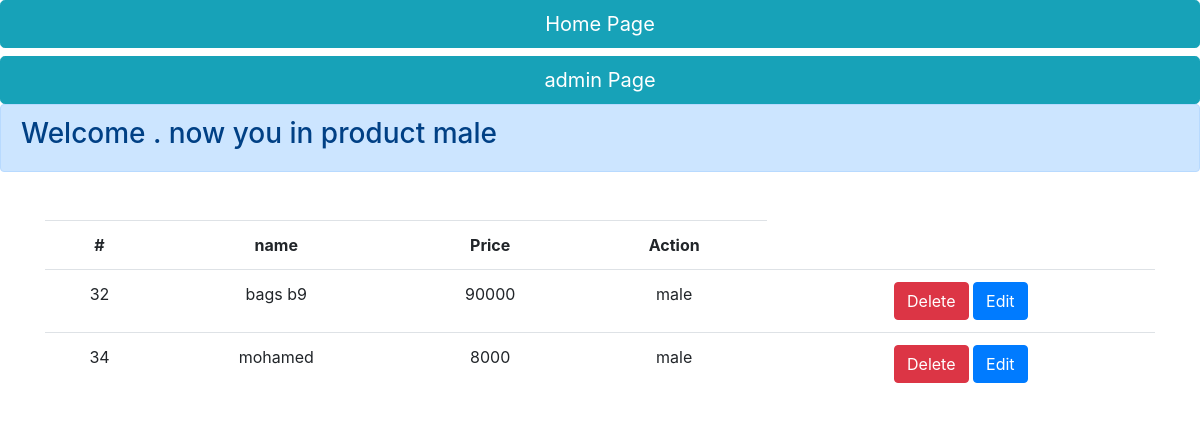
/adminpages/prodmale.php, run on the app's committed database.
### tables this page shows
CREATE TABLE `products` (
  `id` int(11) NOT NULL,
  `name` varchar(255) NOT NULL,
  `img` varchar(20000) NOT NULL,
  `desc` varchar(20000) NOT NULL,
  `price` int(11) NOT NULL,
  `category` varchar(255) NOT NULL
);

### adminpages/prodmale.php (the view, shortened to what this page needs)
<?php
include_once('../configDatabase.php');
$select = "SELECT * FROM `products`  WHERE category='male' ";
$r = mysqli_query($conn, $select);
?>
<!DOCTYPE html>
<html lang="en">
<head>
    <link rel="stylesheet" href="../css/bootstrap.min.css">
</head>
<body>
    <a class="btn btn-info btn-block btn-lg" href="../index.php"> Home Page </a>
    <a class="btn btn-info btn-block btn-lg" href="admin.php"> admin Page </a>
    <div class="alert alert-primary" role="alert">
        <h3> Welcome . now you in product male</h3>
    </div>
    <div class="container mt-5 text-center md-6">
        <table class="table">
            <tr>
                <th>#</th>
                <th>name</th>
                <th>Price</th>
                <th>Action</th>
            </tr>
            <?php while ($row =  mysqli_fetch_array($r)) { ?>
                <tr>
                    <td> <?php echo $row['id'] ?> </td>
                    <td> <?php echo $row['name'] ?> </td>
                    <td> <?php echo $row['price'] ?> </td>
                    <td> <?php echo $row['category'] ?> </td>
                    <td> <a class="btn btn-danger" href="actionProduct.php?delete=<?php echo $row['id']; ?>">Delete </a>
               <a class="btn btn-primary" href="addProduct.php?edit=<?php echo $row['id']; ?>">Edit
                         </a>
                    </td>
                </tr>
            <?php } ?>
        </table>
    </div>
</body>
</html>

### data on the page
products: id "32", name "bags b9", price "90000", category "male"
products: id "34", name "mohamed", price "8000", category "male"
